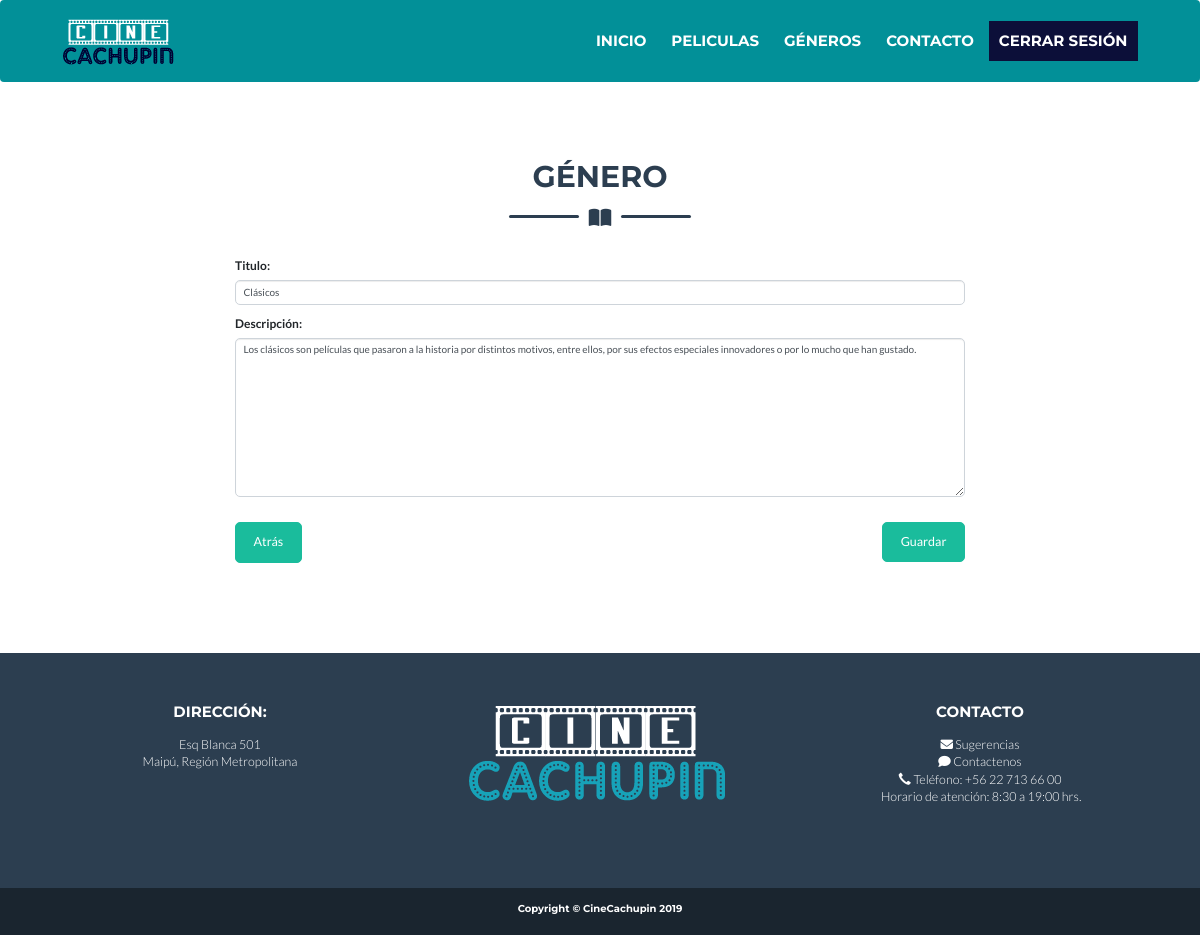
The app's page /peliculas/genre/16/update/ (signed in) with its own data.
### peliculas/models.py (models this page shows, shortened)
class Genre(models.Model):
	name = models.CharField(max_length=100)
	summary = models.TextField(max_length=1000)
	class Meta:
		ordering = ['name']

### peliculas/views.py (the view)
# urls.py: path('genre/<int:pk>/update/', views.genre_edit, name='genre_update'),
def genre_edit(request, pk):
    post = get_object_or_404(Genre, pk=pk)
    if request.method == "POST":
        form = GenreForm(request.POST, instance=post)
        if form.is_valid():
            post = form.save(commit=False)
            post.save()
            return redirect('genre-detail', pk=post.pk)
    else:
        form = GenreForm(instance=post)
    return render(request, 'peliculas/genre_form.html', {'form': form})

### peliculas/forms.py
class GenreForm(forms.ModelForm):
    name = forms.CharField(label='Titulo',max_length=200, widget=forms.TextInput(
        attrs={
            'class':'form-control'
        }
    ))
    summary = forms.CharField(label='Descripción', max_length=1000, widget=forms.Textarea(
        attrs={
            'class':'form-control'
        }
    ))
    class Meta:
        model = Genre
        fields = ('name', 'summary',)

### peliculas/templates/peliculas/genre_form.html (shortened to what this page needs)
{% extends "base_generic.html" %}
{% block content %}
<section class="page-section masthead" id="contact">
          {% if user.is_authenticated  %}{% if user.is_staff %}
         <div class="container">
          <h2 class="page-section-heading text-center text-uppercase text-secondary mb-0">Género</h2>
          <div class="divider-custom">
            <div class="divider-custom-line"></div>
            <div class="divider-custom-icon">
              <i class="fas fa-book-open"></i>
            </div>
            <div class="divider-custom-line"></div>
          </div>
    <div class="row">
    <div class="col-lg-8 mx-auto">
    <form method="POST" class="post-form">{% csrf_token %}
            <div style="font-size: 12px;">
                {{ form.as_p }}
            </div>
        <button type="submit" class="save btn btn-primary btn-xl" style="float: right;   margin-top: 2%">Guardar</button>
        <br>
    </form>
    <button onClick="javascript:history.go(-1)" class="btn btn-primary btn-xl" style="float:left;;">Atrás</button>
</div>
</div>
</div>
          {% else %}<div class="container">
              <p class="page-section-heading text-center text-uppercase text-secondary mb-0">Usted no tiene los permisos necesarios para realizar esta acción!!</p>
                  </div>
          {% endif %}{% else %}<div class="container">
        <p class="page-section-heading text-center text-uppercase text-secondary mb-0">Usted no tiene los permisos necesarios para realizar esta acción!!</p>
</div>{% endif %}
</section>
{% endblock %}

### records on screen
Genre: name "Clásicos", summary "Los clásicos son películas que pasaron a la historia por distintos motivos, entre ellos, por sus efectos especiales innovadores o por lo mucho que han gustado."
